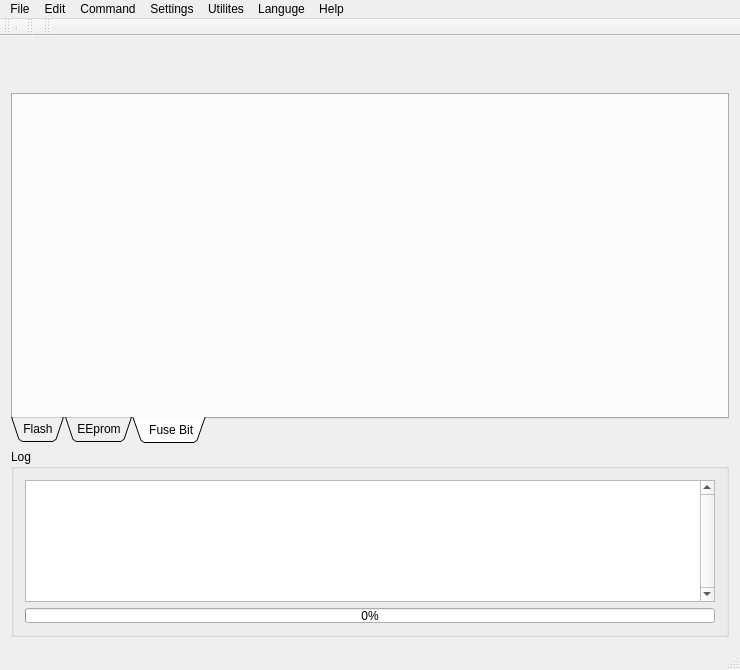
<?xml version="1.0" encoding="UTF-8"?>
<ui version="4.0">
 <class>MainWindow</class>
 <widget class="QMainWindow" name="MainWindow">
  <property name="geometry">
   <rect>
    <x>0</x>
    <y>0</y>
    <width>740</width>
    <height>670</height>
   </rect>
  </property>
  <property name="minimumSize">
   <size>
    <width>740</width>
    <height>0</height>
   </size>
  </property>
  <property name="windowTitle">
   <string>MultiProg</string>
  </property>
  <property name="windowIcon">
   <iconset resource="MultiProg.qrc">
    <normaloff>:/icon/CHIP.ICO</normaloff>:/icon/CHIP.ICO</iconset>
  </property>
  <property name="windowOpacity">
   <double>1.000000000000000</double>
  </property>
  <property name="inputMethodHints">
   <set>Qt::ImhTime</set>
  </property>
  <property name="iconSize">
   <size>
    <width>32</width>
    <height>32</height>
   </size>
  </property>
  <property name="documentMode">
   <bool>true</bool>
  </property>
  <property name="dockOptions">
   <set>QMainWindow::AllowTabbedDocks|QMainWindow::AnimatedDocks|QMainWindow::VerticalTabs</set>
  </property>
  <widget class="QWidget" name="centralWidget">
   <layout class="QGridLayout" name="gridLayout_2">
    <item row="0" column="0">
     <widget class="DeviceListWidget" name="deviceListWidget" native="true">
      <property name="sizePolicy">
       <sizepolicy hsizetype="Expanding" vsizetype="Expanding">
        <horstretch>0</horstretch>
        <verstretch>0</verstretch>
       </sizepolicy>
      </property>
      <property name="minimumSize">
       <size>
        <width>500</width>
        <height>40</height>
       </size>
      </property>
      <property name="maximumSize">
       <size>
        <width>2200</width>
        <height>50</height>
       </size>
      </property>
      <property name="layoutDirection">
       <enum>Qt::LeftToRight</enum>
      </property>
     </widget>
    </item>
    <item row="1" column="0">
     <widget class="QTabWidget" name="twdgShowBuffers">
      <property name="minimumSize">
       <size>
        <width>0</width>
        <height>350</height>
       </size>
      </property>
      <property name="tabPosition">
       <enum>QTabWidget::South</enum>
      </property>
      <property name="tabShape">
       <enum>QTabWidget::Triangular</enum>
      </property>
      <property name="currentIndex">
       <number>2</number>
      </property>
      <property name="movable">
       <bool>false</bool>
      </property>
      <widget class="QWidget" name="tab">
       <attribute name="title">
        <string>Flash</string>
       </attribute>
       <layout class="QGridLayout" name="gridLayout_4">
        <item row="0" column="0">
         <widget class="HexEditor" name="wdgHexEditorFlash" native="true"/>
        </item>
       </layout>
      </widget>
      <widget class="QWidget" name="tab_2">
       <attribute name="title">
        <string>EEprom</string>
       </attribute>
       <layout class="QGridLayout" name="gridLayout_3">
        <item row="0" column="0">
         <widget class="HexEditor" name="wdgHexEditorEEProm" native="true"/>
        </item>
       </layout>
      </widget>
      <widget class="QWidget" name="AvrFuseBit">
       <attribute name="title">
        <string> Fuse Bit</string>
       </attribute>
       <layout class="QGridLayout" name="gridLayout_5">
        <item row="0" column="0">
         <widget class="FuseSettings" name="wdgFuseSettings" native="true"/>
        </item>
       </layout>
      </widget>
     </widget>
    </item>
    <item row="2" column="0">
     <widget class="QGroupBox" name="groupBox">
      <property name="maximumSize">
       <size>
        <width>16777215</width>
        <height>16777215</height>
       </size>
      </property>
      <property name="title">
       <string>Log</string>
      </property>
      <layout class="QGridLayout" name="gridLayout">
       <item row="1" column="0">
        <widget class="QProgressBar" name="progressBar">
         <property name="minimumSize">
          <size>
           <width>0</width>
           <height>15</height>
          </size>
         </property>
         <property name="maximumSize">
          <size>
           <width>16777215</width>
           <height>15</height>
          </size>
         </property>
         <property name="value">
          <number>0</number>
         </property>
        </widget>
       </item>
       <item row="0" column="0">
        <widget class="QPlainTextEdit" name="txtLog">
         <property name="verticalScrollBarPolicy">
          <enum>Qt::ScrollBarAlwaysOn</enum>
         </property>
        </widget>
       </item>
      </layout>
     </widget>
    </item>
   </layout>
  </widget>
  <widget class="QMenuBar" name="menuBar">
   <property name="geometry">
    <rect>
     <x>0</x>
     <y>0</y>
     <width>740</width>
     <height>20</height>
    </rect>
   </property>
   <widget class="QMenu" name="mnuFile">
    <property name="title">
     <string>File</string>
    </property>
    <addaction name="separator"/>
    <addaction name="mnuOpen"/>
    <addaction name="mnuOpenEEProm"/>
    <addaction name="actionmnuMost_recent_file"/>
    <addaction name="separator"/>
    <addaction name="actionUpdate_file"/>
    <addaction name="separator"/>
    <addaction name="mnuSave"/>
    <addaction name="actionSave_as"/>
    <addaction name="separator"/>
    <addaction name="actionExit"/>
   </widget>
   <widget class="QMenu" name="mnuFile_2">
    <property name="title">
     <string>Edit</string>
    </property>
    <addaction name="actionFill_Bufer"/>
    <addaction name="actionClaer_Bufer"/>
    <addaction name="separator"/>
    <addaction name="actionPaste_to_Buffer"/>
    <addaction name="actionCopy_bUfeer"/>
    <addaction name="separator"/>
    <addaction name="actionCompaer_Buffer"/>
    <addaction name="actionActive_Buffer"/>
    <addaction name="separator"/>
   </widget>
   <widget class="QMenu" name="mnuSeting">
    <property name="title">
     <string>Settings</string>
    </property>
    <addaction name="actionHardware_Chek"/>
    <addaction name="separator"/>
    <addaction name="actionSoftware"/>
   </widget>
   <widget class="QMenu" name="mnuLanguge">
    <property name="title">
     <string>Languge</string>
    </property>
    <addaction name="actionEnglesh"/>
    <addaction name="action_3"/>
   </widget>
   <widget class="QMenu" name="mnuHelp">
    <property name="title">
     <string>Help</string>
    </property>
    <addaction name="actionAbout_MultiProgrammer"/>
    <addaction name="actionAbout_SignalGroup"/>
   </widget>
   <widget class="QMenu" name="mnuCommand">
    <property name="title">
     <string>Command</string>
    </property>
    <addaction name="actionDetect_hipC"/>
    <addaction name="actionBlanck_Check"/>
    <addaction name="separator"/>
    <addaction name="actionRead_All"/>
    <addaction name="actionProgram_All"/>
    <addaction name="actionVerify_All"/>
    <addaction name="actionErase_All"/>
    <addaction name="separator"/>
    <addaction name="actionRead_fuse_bit"/>
    <addaction name="actionWrite_Fuse_bit"/>
    <addaction name="separator"/>
    <addaction name="actionInformation_of_the_Device"/>
    <addaction name="actionDIP_ZIF_Socket_Device_position"/>
   </widget>
   <widget class="QMenu" name="menuUtilites">
    <property name="title">
     <string>Utilites</string>
    </property>
    <addaction name="actionIcd"/>
    <addaction name="actionConverter"/>
    <addaction name="actionDis_Asmbler"/>
   </widget>
   <addaction name="mnuFile"/>
   <addaction name="mnuFile_2"/>
   <addaction name="mnuCommand"/>
   <addaction name="mnuSeting"/>
   <addaction name="menuUtilites"/>
   <addaction name="mnuLanguge"/>
   <addaction name="mnuHelp"/>
  </widget>
  <widget class="QToolBar" name="mainToolBar">
   <attribute name="toolBarArea">
    <enum>TopToolBarArea</enum>
   </attribute>
   <attribute name="toolBarBreak">
    <bool>false</bool>
   </attribute>
   <addaction name="separator"/>
  </widget>
  <widget class="QStatusBar" name="statusBar"/>
  <widget class="QToolBar" name="toolBar">
   <property name="windowTitle">
    <string>toolBar</string>
   </property>
   <attribute name="toolBarArea">
    <enum>TopToolBarArea</enum>
   </attribute>
   <attribute name="toolBarBreak">
    <bool>false</bool>
   </attribute>
  </widget>
  <widget class="QToolBar" name="toolBar_2">
   <property name="sizePolicy">
    <sizepolicy hsizetype="Maximum" vsizetype="Maximum">
     <horstretch>0</horstretch>
     <verstretch>0</verstretch>
    </sizepolicy>
   </property>
   <property name="minimumSize">
    <size>
     <width>0</width>
     <height>0</height>
    </size>
   </property>
   <property name="baseSize">
    <size>
     <width>0</width>
     <height>40</height>
    </size>
   </property>
   <property name="windowTitle">
    <string>toolBar_2</string>
   </property>
   <attribute name="toolBarArea">
    <enum>TopToolBarArea</enum>
   </attribute>
   <attribute name="toolBarBreak">
    <bool>false</bool>
   </attribute>
  </widget>
  <action name="mnuOpen">
   <property name="checkable">
    <bool>false</bool>
   </property>
   <property name="checked">
    <bool>false</bool>
   </property>
   <property name="enabled">
    <bool>true</bool>
   </property>
   <property name="icon">
    <iconset resource="MultiProg.qrc">
     <normaloff>:/images/open.png</normaloff>:/images/open.png</iconset>
   </property>
   <property name="text">
    <string>Open </string>
   </property>
  </action>
  <action name="actionmnuMost_recent_file">
   <property name="text">
    <string>Most Recent file</string>
   </property>
  </action>
  <action name="actionUpdate_file">
   <property name="icon">
    <iconset resource="MultiProg.qrc">
     <normaloff>:/icon/refresh.png</normaloff>:/icon/refresh.png</iconset>
   </property>
   <property name="text">
    <string>Update file</string>
   </property>
  </action>
  <action name="action_2">
   <property name="text">
    <string>-</string>
   </property>
  </action>
  <action name="mnuSave">
   <property name="icon">
    <iconset resource="MultiProg.qrc">
     <normaloff>:/images/save.png</normaloff>:/images/save.png</iconset>
   </property>
   <property name="text">
    <string>Save</string>
   </property>
  </action>
  <action name="actionSave_as">
   <property name="icon">
    <iconset resource="MultiProg.qrc">
     <normaloff>:/images/save.png</normaloff>:/images/save.png</iconset>
   </property>
   <property name="text">
    <string>Save as</string>
   </property>
  </action>
  <action name="actionExit">
   <property name="icon">
    <iconset resource="MultiProg.qrc">
     <normaloff>:/icon/Exit.ico</normaloff>:/icon/Exit.ico</iconset>
   </property>
   <property name="text">
    <string>Exit</string>
   </property>
  </action>
  <action name="actionEnglesh">
   <property name="icon">
    <iconset resource="MultiProg.qrc">
     <normaloff>:/icon/eng.PNG</normaloff>:/icon/eng.PNG</iconset>
   </property>
   <property name="text">
    <string>Englesh</string>
   </property>
  </action>
  <action name="action_3">
   <property name="icon">
    <iconset resource="MultiProg.qrc">
     <normaloff>:/icon/ir.PNG</normaloff>:/icon/ir.PNG</iconset>
   </property>
   <property name="text">
    <string>فارسي</string>
   </property>
  </action>
  <action name="actionRead_All">
   <property name="icon">
    <iconset resource="MultiProg.qrc">
     <normaloff>:/icon/read.png</normaloff>:/icon/read.png</iconset>
   </property>
   <property name="text">
    <string>Read All</string>
   </property>
  </action>
  <action name="actionProgram_All">
   <property name="icon">
    <iconset resource="MultiProg.qrc">
     <normaloff>:/images/write.png</normaloff>:/images/write.png</iconset>
   </property>
   <property name="text">
    <string>Program All</string>
   </property>
  </action>
  <action name="actionVerify_All">
   <property name="icon">
    <iconset resource="MultiProg.qrc">
     <normaloff>:/icon/ICOON.ICO</normaloff>:/icon/ICOON.ICO</iconset>
   </property>
   <property name="text">
    <string>Verify All</string>
   </property>
  </action>
  <action name="actionErase_All">
   <property name="icon">
    <iconset resource="MultiProg.qrc">
     <normaloff>:/icon/ICOOFF.ICO</normaloff>:/icon/ICOOFF.ICO</iconset>
   </property>
   <property name="text">
    <string>Erase All</string>
   </property>
  </action>
  <action name="actionDetect_hipC">
   <property name="icon">
    <iconset resource="MultiProg.qrc">
     <normaloff>:/icon/ArtWork Icon 16.ico</normaloff>:/icon/ArtWork Icon 16.ico</iconset>
   </property>
   <property name="text">
    <string>Detect Chip</string>
   </property>
  </action>
  <action name="actionBlanck_Check">
   <property name="icon">
    <iconset resource="MultiProg.qrc">
     <normaloff>:/icon/Pld_cupl.ico</normaloff>:/icon/Pld_cupl.ico</iconset>
   </property>
   <property name="text">
    <string>Blanck Check</string>
   </property>
  </action>
  <action name="actionHardware_Chek">
   <property name="checkable">
    <bool>false</bool>
   </property>
   <property name="checked">
    <bool>false</bool>
   </property>
   <property name="enabled">
    <bool>true</bool>
   </property>
   <property name="icon">
    <iconset resource="MultiProg.qrc">
     <normaloff>:/icon/pcb3d.ico</normaloff>:/icon/pcb3d.ico</iconset>
   </property>
   <property name="text">
    <string>Hardware Check</string>
   </property>
  </action>
  <action name="actionIo_check">
   <property name="text">
    <string>Io check</string>
   </property>
  </action>
  <action name="actionSoftware">
   <property name="icon">
    <iconset resource="MultiProg.qrc">
     <normaloff>:/icon/ASCIITable.ico</normaloff>:/icon/ASCIITable.ico</iconset>
   </property>
   <property name="text">
    <string>Software</string>
   </property>
  </action>
  <action name="actionRead_fuse_bit">
   <property name="icon">
    <iconset resource="MultiProg.qrc">
     <normaloff>:/icon/readtqfp.png</normaloff>:/icon/readtqfp.png</iconset>
   </property>
   <property name="text">
    <string>Read fuse bit</string>
   </property>
  </action>
  <action name="actionWrite_Fuse_bit">
   <property name="icon">
    <iconset resource="MultiProg.qrc">
     <normaloff>:/icon/writetqfp.png</normaloff>:/icon/writetqfp.png</iconset>
   </property>
   <property name="text">
    <string>Write Fuse bit</string>
   </property>
  </action>
  <action name="actionFill_Bufer">
   <property name="checkable">
    <bool>false</bool>
   </property>
   <property name="enabled">
    <bool>true</bool>
   </property>
   <property name="icon">
    <iconset>
     <normaloff>icon/ManufacturedItem.ico</normaloff>icon/ManufacturedItem.ico</iconset>
   </property>
   <property name="text">
    <string>Fill Bufer</string>
   </property>
  </action>
  <action name="actionClaer_Bufer">
   <property name="icon">
    <iconset resource="MultiProg.qrc">
     <normaloff>:/icon/ICOOFF.ICO</normaloff>:/icon/ICOOFF.ICO</iconset>
   </property>
   <property name="text">
    <string>Claer Bufer</string>
   </property>
  </action>
  <action name="actionCopy_bUfeer">
   <property name="icon">
    <iconset resource="MultiProg.qrc">
     <normaloff>:/icon/copy.png</normaloff>:/icon/copy.png</iconset>
   </property>
   <property name="text">
    <string>Copy bUfeer</string>
   </property>
  </action>
  <action name="actionPaste_to_Buffer">
   <property name="icon">
    <iconset resource="MultiProg.qrc">
     <normaloff>:/images/paste.png</normaloff>:/images/paste.png</iconset>
   </property>
   <property name="text">
    <string>Paste to Buffer</string>
   </property>
  </action>
  <action name="actionActive_Buffer">
   <property name="icon">
    <iconset resource="MultiProg.qrc">
     <normaloff>:/icon/Chip_fp2.png</normaloff>:/icon/Chip_fp2.png</iconset>
   </property>
   <property name="text">
    <string>Active Buffer</string>
   </property>
  </action>
  <action name="actionCompaer_Buffer">
   <property name="icon">
    <iconset resource="MultiProg.qrc">
     <normaloff>:/icon/activate.png</normaloff>:/icon/activate.png</iconset>
   </property>
   <property name="text">
    <string>Compaer Buffer</string>
   </property>
  </action>
  <action name="actionPic">
   <property name="checkable">
    <bool>true</bool>
   </property>
   <property name="checked">
    <bool>true</bool>
   </property>
   <property name="icon">
    <iconset>
     <normaloff>icon/Microchip.ico</normaloff>icon/Microchip.ico</iconset>
   </property>
   <property name="text">
    <string>Microchip Pic</string>
   </property>
   <property name="iconText">
    <string>Microchip Pic</string>
   </property>
   <property name="iconVisibleInMenu">
    <bool>false</bool>
   </property>
  </action>
  <action name="actionAvr">
   <property name="text">
    <string>Atmel Avr</string>
   </property>
  </action>
  <action name="actionHadijon">
   <property name="text">
    <string>hadijon</string>
   </property>
  </action>
  <action name="actionInformation_of_the_Device">
   <property name="icon">
    <iconset resource="MultiProg.qrc">
     <normaloff>:/icon/Crayin Icon 35.ico</normaloff>:/icon/Crayin Icon 35.ico</iconset>
   </property>
   <property name="text">
    <string>Information of the Device</string>
   </property>
  </action>
  <action name="actionDIP_ZIF_Socket_Device_position">
   <property name="icon">
    <iconset resource="MultiProg.qrc">
     <normaloff>:/icon/critical.ico</normaloff>:/icon/critical.ico</iconset>
   </property>
   <property name="text">
    <string>DIP ZIF Socket Device position</string>
   </property>
  </action>
  <action name="actionIcd">
   <property name="icon">
    <iconset resource="MultiProg.qrc">
     <normaloff>:/icon/ArtWork Icon 38.ico</normaloff>:/icon/ArtWork Icon 38.ico</iconset>
   </property>
   <property name="text">
    <string>ICD</string>
   </property>
  </action>
  <action name="actionConverter">
   <property name="icon">
    <iconset resource="MultiProg.qrc">
     <normaloff>:/icon/Tracer Icon 16.ico</normaloff>:/icon/Tracer Icon 16.ico</iconset>
   </property>
   <property name="text">
    <string>Converter</string>
   </property>
  </action>
  <action name="actionDis_Asmbler">
   <property name="icon">
    <iconset resource="MultiProg.qrc">
     <normaloff>:/icon/ArtWork Icon 72.ico</normaloff>:/icon/ArtWork Icon 72.ico</iconset>
   </property>
   <property name="text">
    <string>Dis-Asmbler</string>
   </property>
  </action>
  <action name="mnuOpenEEProm">
   <property name="icon">
    <iconset resource="MultiProg.qrc">
     <normaloff>:/images/open.png</normaloff>:/images/open.png</iconset>
   </property>
   <property name="text">
    <string>Open EEProm</string>
   </property>
  </action>
  <action name="actionAbout_MultiProgrammer">
   <property name="text">
    <string>About MultiProgrammer</string>
   </property>
  </action>
  <action name="actionAbout_SignalGroup">
   <property name="text">
    <string>About SignalGroup</string>
   </property>
  </action>
  <action name="actionAbout_BSP">
   <property name="text">
    <string>About BSP</string>
   </property>
  </action>
 </widget>
 <layoutdefault spacing="6" margin="11"/>
 <customwidgets>
  <customwidget>
   <class>HexEditor</class>
   <extends>QWidget</extends>
   <header>widgets/HexEditor/hexEditor.h</header>
   <container>1</container>
  </customwidget>
  <customwidget>
   <class>FuseSettings</class>
   <extends>QWidget</extends>
   <header>widgets/fuseSettings/fuseSettings.h</header>
   <container>1</container>
  </customwidget>
  <customwidget>
   <class>DeviceListWidget</class>
   <extends>QWidget</extends>
   <header location="global">widgets/deviceListWidget.h</header>
   <container>1</container>
  </customwidget>
 </customwidgets>
 <tabstops>
  <tabstop>txtLog</tabstop>
  <tabstop>twdgShowBuffers</tabstop>
 </tabstops>
 <resources>
  <include location="MultiProg.qrc"/>
 </resources>
 <connections/>
</ui>
